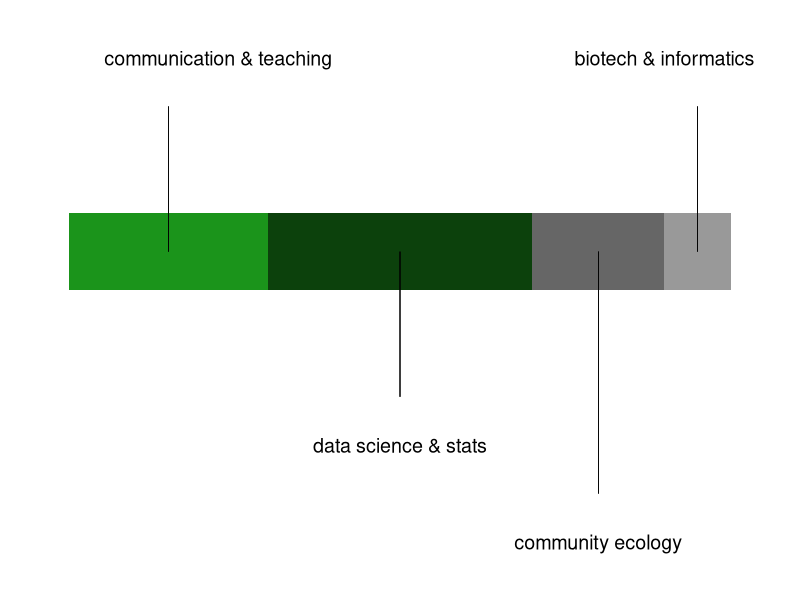

Recreate this plot in R.
require(ggplot2)

# Make a dummy dataframe
dat <-
  data.frame(
    type = c(
      "4communication",
      "3data science\n&stats",
      "2community ecology",
      "1biotech &\ninformatics"
    ),
    pct = c(30, 40, 20, 10),
    y = as.factor(c(4,4,4,4))
  )
experience_plot <- 
  ggplot(dat, aes(x = pct, y = y, fill = type)) +
  geom_bar(width = 0.8,
           stat = "identity") +
  ylim("1", "2", "3", "4","5","6") +
  xlim(c(-5, 105)) +
  scale_fill_manual(values = c("#999999", "#666666", "#0c410c", "#1b941b")) +
  theme_void() +
  theme(legend.position = "none") +
  geom_text(
    x = c(22.5, 50, 80, 90),
    y = c("6", "2", "1", "6"),
    label = c(
      "communication & teaching",
      "data science & stats",
      "community ecology",
      "biotech & informatics"
    ),
    size = 5
  ) +
  geom_segment(y = 4,
               yend = 5.5,
               x = 15,
               xend = 15,
               linewidth = 0.2) +
  geom_segment(y = 4,
               yend = 2.5,
               x = 50,
               xend = 50,
               linewidth = 0.2) +
  geom_segment(y = 4,
               yend = 1.5,
               x = 80,
               xend = 80,
               linewidth = 0.2) +
  geom_segment(y = 4,
               yend = 5.5,
               x = 95,
               xend = 95,
               linewidth = 0.2)